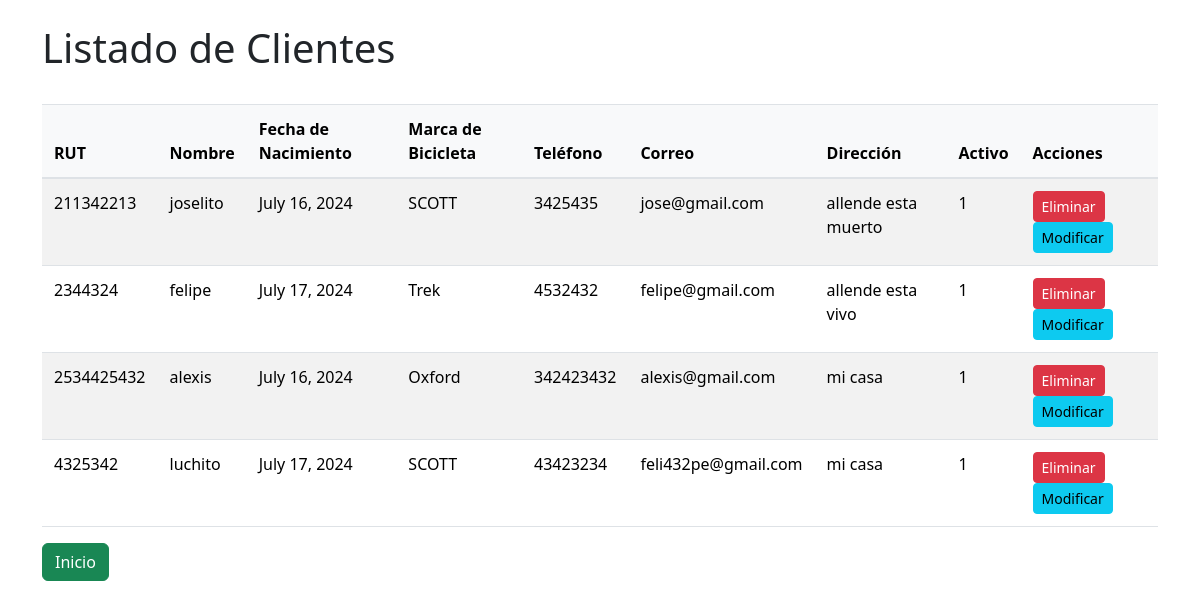
/bici/list/, run on the app's committed database.
### bici/models.py (models this page shows, shortened)
class Cliente(models.Model):
    rut = models.CharField(primary_key=True, max_length=10)
    nombre = models.CharField(max_length=20)
    fecha_nacimiento = models.DateField(blank=False, null=False)
    id_bicicleta = models.ForeignKey('Bicicleta', on_delete=models.CASCADE, db_column='idBicicleta')
    telefono = models.CharField(max_length=45)
    email = models.EmailField(unique=True, max_length=100, blank=True, null=True)
    direccion = models.CharField(max_length=50, blank=True, null=True)
    activo = models.IntegerField()
    class Meta:
        ordering = ['rut']

class Bicicleta(models.Model):
    id_bicicleta = models.AutoField(db_column='idBicicleta', primary_key=True)
    tipo_bicicleta = models.CharField(max_length=20, blank=False, null=False)

### bici/views.py (the view)
# urls.py: path('list/', views.list, name='list'),
def list(request):
    clientes = Cliente.objects.all()  # Obtener todos los clientes de la base de datos
    context = {
        'clientes': clientes,  # Pasar los clientes al contexto
    }
    return render(request, 'bici/list.html', context)

### bici/templates/bici/list.html (shortened to what this page needs)
<!DOCTYPE html>
<html lang="en">
<head>
    <link href="https://cdn.jsdelivr.net/npm/bootstrap@5.3.3/dist/css/bootstrap.min.css" rel="stylesheet">
</head>
<body>
    <div class="container mt-4">
        <h1>Listado de Clientes</h1>
        <br>
        <table class="table table-striped table-hover">
            <thead class="thead-dark">
                <tr>
                    <th>RUT</th>
                    <th>Nombre</th>
                    <th>Fecha de Nacimiento</th>
                    <th>Marca de Bicicleta</th>
                    <th>Teléfono</th>
                    <th>Correo</th>
                    <th>Dirección</th>
                    <th>Activo</th>
                    <th>Acciones</th>
                </tr>
            </thead>
            <tbody>
                {% for cliente in clientes %}
                    <tr>
                        <td>{{ cliente.rut }}</td>
                        <td>{{ cliente.nombre }}</td>
                        <td>{{ cliente.fecha_nacimiento }}</td>
                        <td>{{ cliente.id_bicicleta.tipo_bicicleta }}</td>
                        <td>{{ cliente.telefono }}</td>
                        <td>{{ cliente.email }}</td>
                        <td>{{ cliente.direccion }}</td>
                        <td>{{ cliente.activo }}</td>
                        <td>
                            <a href="{% url 'eliminar_cliente' cliente.pk %}" class="btn btn-danger btn-sm">Eliminar</a>
                            <a href="{% url 'modificar_cliente' cliente.pk %}" class="btn btn-info btn-sm">Modificar</a>
                        </td>
                    </tr>
                {% endfor %}
            </tbody>
        </table>
        <a href="{% url 'index' %}" class="btn btn-success">Inicio</a>
    </div>
</body>
</html>

### bici/templates/bici/list.html (style rules this page uses)
.table { width: 100%; margin-bottom: 1rem; color: #212529; border-collapse: collapse; }
.table th, .table td { padding: .75rem; vertical-align: top; border-top: 1px solid #dee2e6; }
.table thead th { vertical-align: bottom; border-bottom: 2px solid #dee2e6; background-color: #f8f9fa; }
.table-striped tbody tr:nth-of-type(odd) { background-color: rgba(0, 0, 0, 0.05); }

### data on the page
Cliente: rut "211342213", nombre "joselito", fecha_nacimiento "July 16, 2024", id_bicicleta.tipo_bicicleta "SCOTT", telefono "3425435", email "jose@gmail.com", direccion "allende esta muerto", activo "1"
Cliente: rut "2344324", nombre "felipe", fecha_nacimiento "July 17, 2024", id_bicicleta.tipo_bicicleta "Trek", telefono "4532432", email "felipe@gmail.com", direccion "allende esta vivo", activo "1"
Cliente: rut "2534425432", nombre "alexis", fecha_nacimiento "July 16, 2024", id_bicicleta.tipo_bicicleta "Oxford", telefono "342423432", email "alexis@gmail.com", direccion "mi casa", activo "1"
Cliente: rut "4325342", nombre "luchito", fecha_nacimiento "July 17, 2024", id_bicicleta.tipo_bicicleta "SCOTT", telefono "43423234", email "feli432pe@gmail.com", direccion "mi casa", activo "1"
